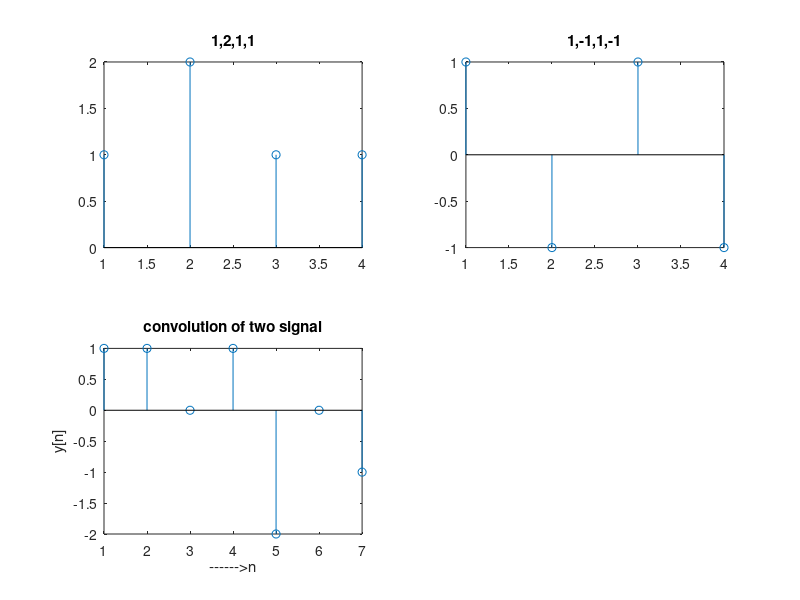

This chart was generated by the following MATLAB code:
clc;
close all;

x=[1,2,1,1]; %first signal 0r input signal 
h=[1,-1,1,-1]; %second signal 
N1=length(x); 
N2=length(h); 
X=[x,zeros(1,N2)]; %padding of N2 zeros 
H=[h,zeros(1,N1)]; %padding of N1 zeros 
 for i=1:N1+N2-1 
     y(i)=0; 
     for j=1:N1 
         if(i-j+1>0) 
         y(i)=y(i)+X(j)*H(i-j+1); 
         else 
         end 
     end 
 end 
 subplot(2,2,1)
 stem(x)
 title('1,2,1,1')
 
 subplot(2,2,2)
 stem(h)
 title('1,-1,1,-1')
 
 subplot(2,2,3)
 stem(y); 
 ylabel('y[n]'); 
 xlabel('------>n'); 
 title('convolution of two signal'); 